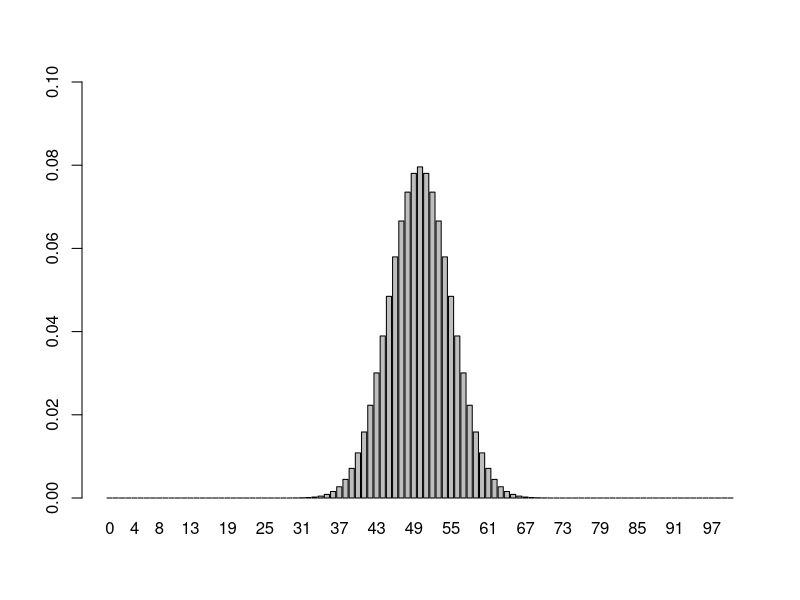

The R source for this figure:
## ---- chunk 1
# This example illustrate how to find the binomial distribution of the Rock-Paper-Scissors example
numberTrial <- 100
parameter <- 1/2
probability <- function(n, x) {
    factorial(n) / factorial(n-x) / factorial(x)*(parameter)^x*(1-parameter)^(n-x)
  }
# create a dataframe for saving the probability of different number of scissors thrown out of 12 times under the null hypothesis
distvector <- vector('numeric',length = 101)
for (i in 0:100){
  distvector[i+1] <- probability(100,i)
}
dis <- as.data.frame(cbind(seq(0,100),distvector))
dis
# Plot the distribution of getting number of heads from flipping a coin 10 times
barplot(dis$distvector,ylim=c(0,0.1),names.arg = dis$V1)
